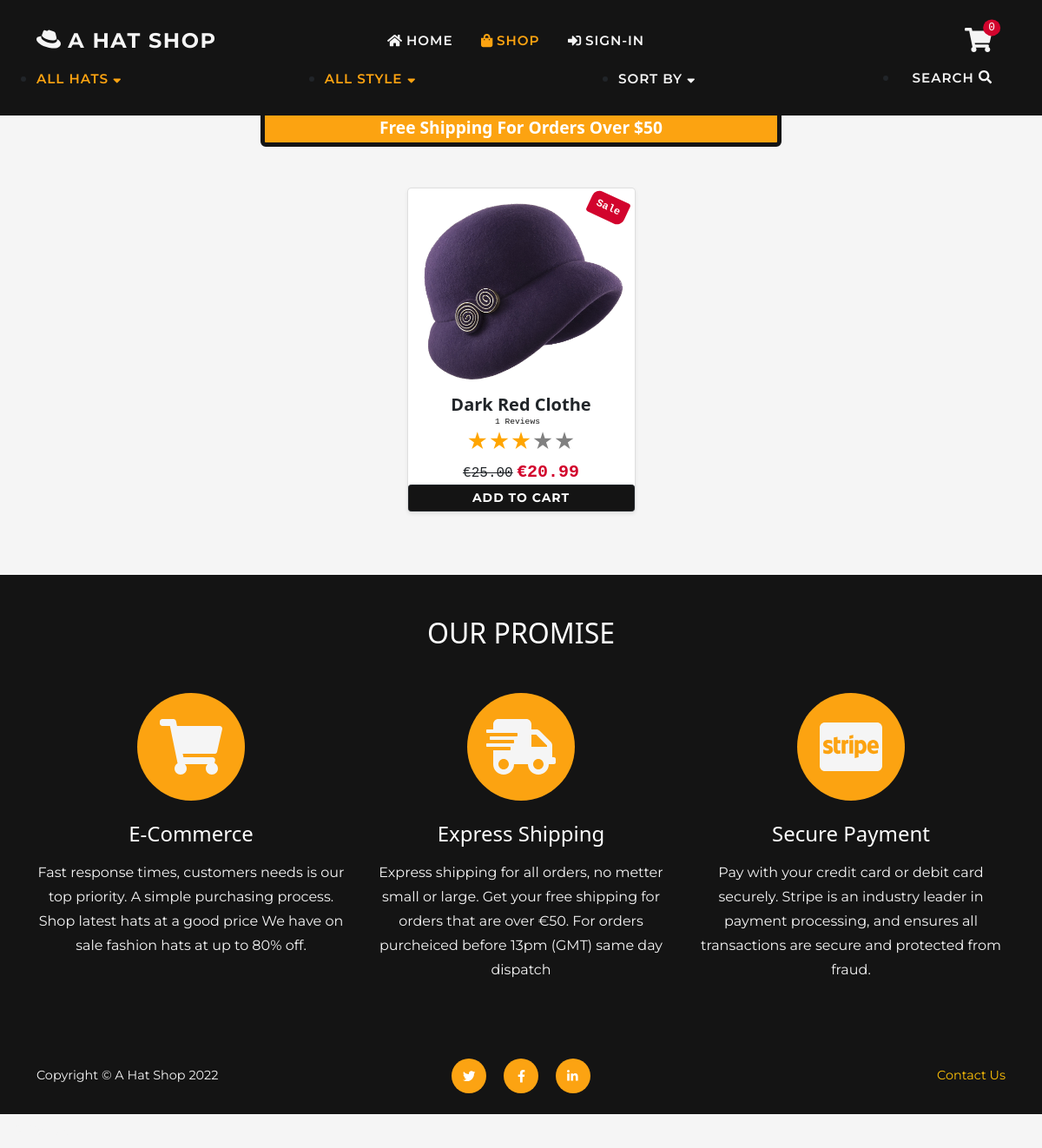
Page /shop/ on the earlier database version.
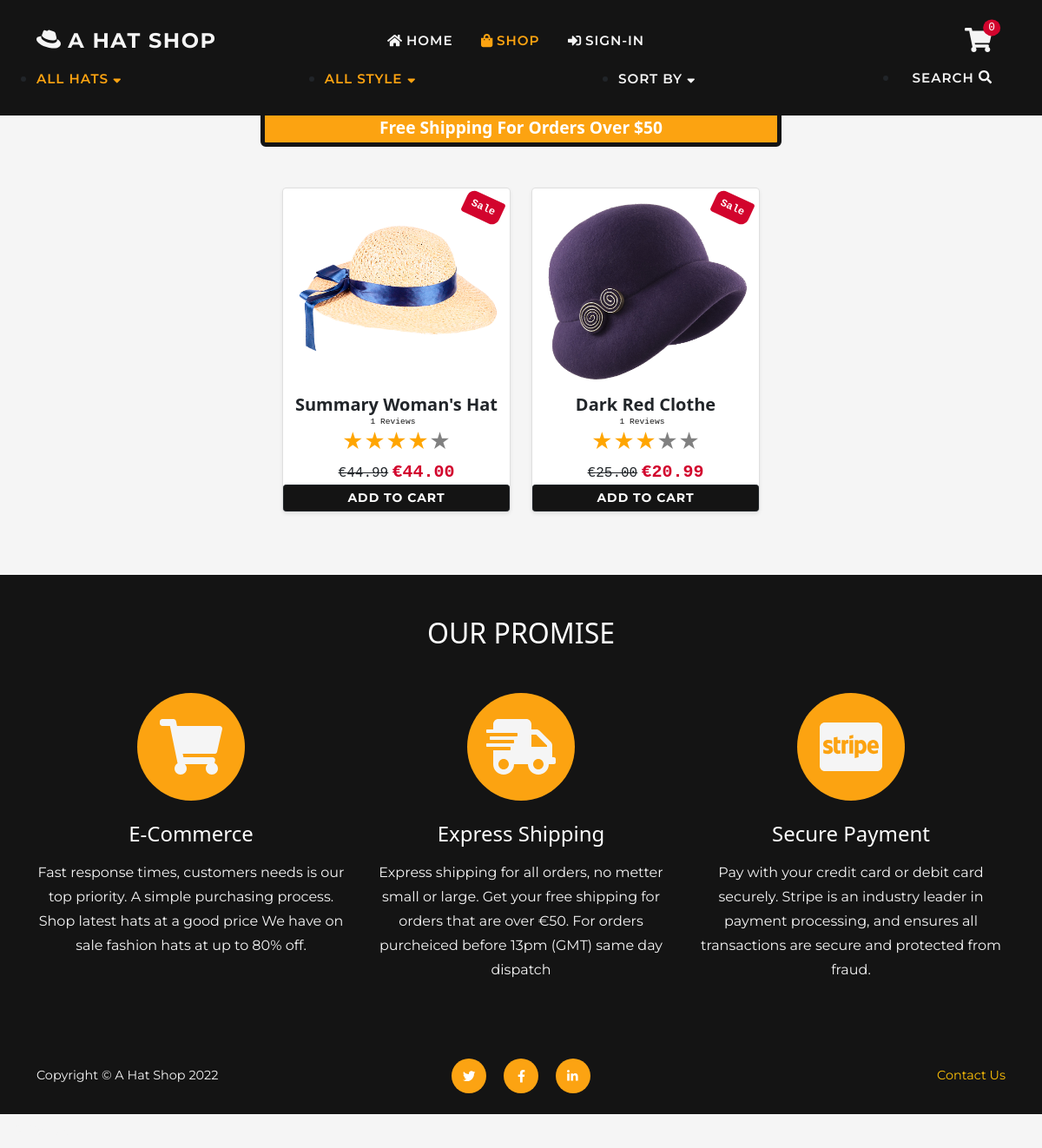
Same page on the later database version.
### shop/models.py (models this page shows, shortened)
class Product(models.Model):
    sku = models.CharField(max_length=60)
    category = models.ForeignKey(
        'Category', null=True, blank=True,
        on_delete=models.SET_NULL)
    style = models.CharField(max_length=60)
    color = models.CharField(max_length=60)
    name = models.CharField(max_length=60)
    description = models.TextField(max_length=250)
    price = models.DecimalField(
        max_digits=6, decimal_places=2)
    image = models.ImageField(null=True, blank=True)
    sale = models.BooleanField(default=False)
    sale_price = models.DecimalField(
        max_digits=6, decimal_places=2,
        null=True, blank=True)
    item_count = models.IntegerField(
        blank=False, null=False, default=0)
    rating = models.DecimalField(
        max_digits=6, decimal_places=2,
        null=True, blank=True)
    rating_counter = models.PositiveSmallIntegerField(default=0)

### shop/views.py (the view, shortened to what this page needs)
# urls.py: path('shop/', include('shop.urls')),
def shop(request):
    url_back = HttpResponseRedirect(request.META.get('HTTP_REFERER'))
    products = Product.objects.all().order_by('-id')
    style_list = set(products.values_list('style'))
    categories = Category.objects.all()
    category = 'all'
    sort_name = None
    sortkey = None
    styles = False
    style = 'all'
    query = 'None'
    is_shop = True
    context = {
        'style_list': style_list,
        'categories': categories,
        'sort_name': sort_name,
        'products': products,
        'sortkey': sortkey,
        'cat': category,
        'style': style,
        'shop': is_shop,
    }
    return render(request, 'shop/shop.html', context)

### shop/templates/shop/shop.html (shortened to what this page needs)
{% extends 'base.html' %}
{% load static %}
{% block extra_css %}
<link href="{% static 'css/shop.css' %}" rel="stylesheet" />
{% endblock %}
{% block page_header %}
<header class="py-5">
</header>
{% endblock %}
{% block content %}
<section class="page-section">
    <div class="container mt-2 mt-sm-4 px-md-2">
        <div class="row gx-2 gx-sm-3 gx-md-4 justify-content-center">
            {% for product in products %}
            {% if product.item_count != 0 or request.user.is_superuser %}
            <div class="col-6 col-md-4 col-lg-3 mb-2 mb-sm-3 mb-md-4">
                {% include 'includes/shop/item-card.html' %}
            </div>
            {% endif %}
            {% endfor %}
        </div>
    </div>
</section>
{% endblock %}

### templates/base.html (shortened to what this page needs)
<!doctype html>
<html lang="en">
<head>
    {% load static %}
    {% block corecss %}
    <link rel="stylesheet" href="https://cdn.jsdelivr.net/npm/bootstrap@5.1.3/dist/css/bootstrap.min.css"
>
    <link href="{% static 'css/base.css' %}" rel="stylesheet" />
    <link href="{% static 'css/reviews.css' %}" rel="stylesheet" />
    <link href="{% static 'css/forms.css' %}" rel="stylesheet" />
    {% endblock %}
    {% block extra_css %}
    {% endblock %}
</head>
<body>
    {% include 'includes/nav.html' %}
    {% block page_header %}
    {% endblock %}
    {% block content %}
    {% endblock %}
    {% include 'includes/promise.html' %}
    {% include 'includes/footer.html' %}
    {% if shop %}
    <div id="go_up_active" class="nav-item pb-0">
        <a class="nav-link" href="#">
            <i class="fas fa-angle-double-up">
            </i>
            <span>Go up</span>
        </a>
    </div>
    {% endif %}
</body>
</html>

### templates/includes/nav.html (shortened to what this page needs)
<nav class="navbar navbar-expand-md fixed-top flex-column" id="mainNav">
    <div class="container">
        <div><a class="navbar-brand d-none d-sm-block d-md-none d-lg-none d-xl-block" href="{% url 'home' %}"
                aria-label="A link to go to home page"><i class="fab h3 my-auto fa-redhat"> </i> A hat Shop</a>
        </div>
        <div class="collapse navbar-collapse" id="navbarResponsive">
            <ul class="navbar-nav text-uppercase ms-auto me-md-auto py-1 py-lg-0">
                <li class="nav-item"><a class="nav-link {% if request.get_full_path == '/' %}disabled{% endif %}"
                        href="{% url 'home' %}"><i class="fas fa-home"></i> home</a></li>
                <li class="nav-item"><a class="nav-link {% if shop %}disabled{% endif %}" href="{% url 'shop' %}"><i
                            class="fas fa-shopping-bag"></i> shop</a></li>
                {% if request.user.is_authenticated %}
                {% if request.user.is_superuser %}
                <li class="nav-item"><a class="nav-link {% if request.get_full_path == '/manage/' %}disabled{% endif %}"
                        href="{% url 'admin_view' %}"><i class="fas fa-tasks"></i> Manage</a></li>
                <li class="nav-item"><a target="_blank" class="nav-link" href="{% url 'admin:index' %}"><i
                            class="fas fa-tools"></i> Admin</a></li>
                {% endif %}
                <li class="nav-item"><a class="nav-link {% if request.get_full_path == '/user/' %}disabled{% endif %}"
                        href="{% url 'user' %}"><i class="fas fa-user"></i> Profile</a></li>
                <li class="nav-item"><a
                        class="nav-link {% if request.get_full_path == '/accounts/logout/' %}disabled{% endif %}"
                        href="{% url 'account_logout' %}"><i class="fas fa-sign-out-alt"></i> Sign-out</a></li>
                {% else %}
                <li class="nav-item"><a
                        class="nav-link {% if request.get_full_path == '/accounts/login/' %}disabled{% endif %}"
                        href="{% url 'account_login' %}"><i class="fas fa-sign-in-alt"></i> Sign-in</a></li>
                {% endif %}
            </ul>
            <div class="d-none d-md-flex ms-auto">
                <div class="cart nav-link">
                    <a class="position-relative cart" href="{% url 'cart' %}"
                        aria-label="A link a cart there is {{ item_count }} items in your cart">
                        <i class="fas h3 my-auto fa-shopping-cart">
                        </i>
                        <span
                            class="cart-pill text-white position-absolute top-5 start-98 translate-middle font-monospace bg-danger rounded-circle">
                            {{ item_count }}
                        </span>
                    </a>
                </div>
            </div>
        </div>
    </div>
    {% if shop %}
    <div id="shop-nav" class="container col-12 d-none d-md-block">
        <ul class="p-0 my-auto text-uppercase py-lg-0 d-flex justify-content-between">
            {% include 'includes/shop/shop-nav-m.html' %}
            <li class="nav-item search_icon">
                <div class="nav-link">Search <i class="fas fa-search"></i></div>
            </li>
        </ul>
    </div>
    {% endif %}
    {% if shop %}
    <div id="feture" class="feature col-12 col-md-6 mx-auto text-center">
        <span class="fw-bolder text-white">Free Shipping For Orders Over $50</span>
    </div>
    {% endif %}
</nav>

### shop/templates/includes/shop/shop-nav-m.html (shortened to what this page needs)
<li class="nav-item my-auto dropdown">
        <div class="drop-link dropdown orange" id="cat-button-m" role="button" data-bs-toggle="dropdown"
                aria-expanded="false">
                {% if cat and cat != 'None' %}{{ cat }} hats{% else %}All Hats{% endif %} <i
                        class="fas fa-sort-down"></i>
        </div>
</li>
<li class="nav-item my-3 my-md-auto dropdown">
        <div class="drop-link dropdown {% if style and style != 'None' %}orange{% endif %}" id="style-m"
                role="button" data-bs-toggle="dropdown" aria-expanded="false">
                {% if style and style != 'None' %}{{ style }} style{% else %}Sellect Style{% endif %} <i
                        class="fas fa-sort-down"></i>
        </div>
</li>
<li class="nav-item my-auto dropdown">
        <div class="drop-link dropdown {% if sortkey and sortkey != 'None' %}orange{% endif %}" id="sort-m"
                role="button" data-bs-toggle="dropdown" aria-expanded="false">
                {% if sortkey and sortkey != 'None' %}{{ sort_name }}{% else %}Sort By{% endif %} <i
                        class="fas fa-sort-down"></i>
        </div>
</li>

### shop/templates/includes/shop/item-card.html
{% load thumbnail %}
    <div class="card shadow-sm rounded-3 pt-2 h-100 position-relative">
        {% if product.sale %}
        <div class="badge bg-danger p-2 text-white position-absolute p-2 font-monospace"
            style="top: 0.5rem; right: 0.5rem">
            Sale
        </div>
        {% endif %}
        <div class="h-100 d-flex align-items-center">
            {% thumbnail product.image "300" format="WEBP" as im %}
            <img class="card-img-top" src="{{ im.url }}"
                alt="An image for product {{ item.name }} color {{ item.color }}" />
            {% endthumbnail %}
        </div>
        <a class="card-img-overlay"
            aria-label="{{ product.color }} {{ product.name }} hat, {% if product.sale %} discount price €{{ product.sale_price }} {% else %} price €{{ product.price }} {% endif %} click here to got to {{ product.name }} details page"
            href="{% url 'shop_item' product.id %}" title="Go to details">
        </a>
        <div class="card-body p-2">
            <div class="text-center align-items-end">
                <span class="fw-bolder h5 text-capitalize">{{ product.name }}</span>
                <div class="d-flex justify-content-center small text-warning">
                    {% include 'includes/product-stars.html' %}
                </div>
                {% if product.sale %}
                <span class="text-decoration-line-through font-monospace">€{{ product.price }}</span>
                <span class="text-danger font-monospace h5 fw-bolder">€{{ product.sale_price }} </span>
                {% else %}
                <span class="font-monospace h5 fw-bolder">€{{ product.price }} </span>
                {% endif %}
            </div>
        </div>
        <div class="card-footer pt-0 border-top-0 bg-transparent p-4 justify-self-end">
        </div>
        <div class="position-absolute card-btns mt-1 w-100">
            {% include 'includes/forms/add-to-cart-card-item.html' %}
        </div>
    </div>

### reviews/templates/includes/product-stars.html (shortened to what this page needs)
<div class="star_container">
    {% if product.rating %}
    <div class="my-auto text-primary p-0 me-2 time font-monospace">{{ product.rating_counter }} Reviews</div>
    <a href="{% url 'all_reviews' product.id %}">
    <div class="stars h4"
        style="background-image: linear-gradient(to right, orange, orange {% widthratio product.rating 5 100 %}%, gray {% widthratio product.rating 5 100 %}%, gray 100%)">
    </div>
    </a>
    {% else %}
    <div class="my-auto time font-monospace text-primary p-0 me-2">No Reviews yet</div>
    <div class="stars h4" >
       <div class="p-2"></div>
    </div>
    {% endif %}
</div>

### shop/templates/includes/forms/add-to-cart-card-item.html (shortened to what this page needs)
<form class="form" action="{% url 'add_to_cart' product.id %}" method="POST" novalidate>
    <button class="btn btn-dark btn-sm text-uppercase w-100" type="submit" onclick="setPos()">
       Add to cart
    </button>
</form>

### templates/includes/promise.html
<section class="page-section bg-primary">
    <div class="container">
        <div class="text-center mb-5">
            <h2 class="text-uppercase text-white">Our Promise</h2>
        </div>
        <div class="row text-center">
            <div class="col-md-4">
                <span class="fa-stack fa-4x">
                    <i class="fas fa-circle fa-stack-2x text-warning"></i>
                    <i class="fas fa-shopping-cart fa-stack-1x fa-inverse text-light"></i>
                </span>
                <p class="my-3 h4 text-white">E-Commerce</p>
                <p class="font-text text-light">
                    Fast response times, customers needs is our top priority.
                    A simple purchasing process. Shop latest hats at a good price
                    We have on sale fashion hats at up to 80% off.
                </p>
            </div>
            <div class="col-md-4">
                <span class="fa-stack fa-4x">
                    <i class="fas fa-circle fa-stack-2x text-warning"></i>
                    <i class="fas fa-shipping-fast fa-stack-1x fa-inverse text-light"></i>
                </span>
                <p class="my-3 h4 text-white">Express Shipping</p>
                <p class="font-text text-light">
                    Express shipping for all orders, no metter small or large.
                    Get your free shipping for orders that are over €50.
                    For orders purcheiced before 13pm (GMT) same day dispatch
                </p>
            </div>
            <div class="col-md-4">
                <span class="fa-stack fa-4x">
                    <i class="fas fa-circle fa-stack-2x text-warning"></i>
                    <i class="fab fa-cc-stripe fa-stack-1x fa-inverse text-light"></i>
                </span>
                <p class="my-3 h4 text-white">Secure Payment</p>
                <p class="text-light font-text">
                    Pay with your credit card or debit card securely.
                    Stripe is an industry leader in payment processing,
                    and ensures all transactions are secure and protected from fraud.
                </p>
            </div>
        </div>
    </div>
</section>

### templates/includes/footer.html (shortened to what this page needs)
<footer class="footer bg-primary py-4">
    <div class="container">
        <div class="row align-items-center">
            <div class="col-lg-4 text-lg-start text-light"> <span>  Copyright &copy; A Hat Shop 2022</span></div>
            <div class="col-lg-4 my-3 my-lg-0">
                <a class="btn-social mx-2" aria-label="A link to go to twitter page" target="_blank" href="https://twitter.com/" rel="noreferrer noopener"><i class="fab fa-twitter"></i></a>
                <a class="btn-social mx-2" aria-label="A link to go to facebook page" target="_blank" href="https://www.facebook.com/" rel="noreferrer noopener"><i class="fab fa-facebook-f"></i></a>
                <a class="btn-social mx-2" aria-label="A link to go to linkdin page" target="_blank" href="https://www.linkedin.com/in/raivis-petrovskis-524291205/" rel="noreferrer noopener"><i class="fab fa-linkedin-in"></i></a>
            </div>
            <div class="col-lg-4 text-lg-end">
                <a class="link-warning text-decoration-none" href="{% url 'contact_view' %}">Contact Us</a>
            </div>
        </div>
    </div>
</footer>

Differences in the rows shown:
now on this page (row edited): Product: sale "Sale", shows a picture, name "Summary Woman's Hat", rating_counter "1", price "44.99", sale_price "44.00"
